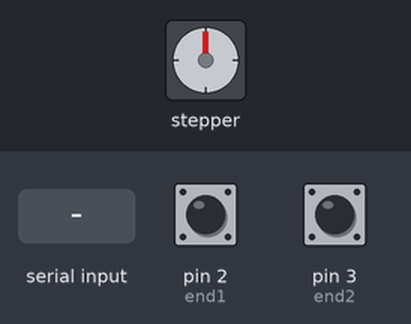
The sketch below on a simulated Arduino Uno, built with avr-gcc and run on an emulated ATmega328P. On the bench: stepper motor. Wiring (inferred from the names in the program): stepper motor driver (200 steps per turn assumed): step pin 5; direction pin 6. The test bench sets the inputs (shaded band); at power-on: pin 2 (end1) HIGH, pin 3 (end2) HIGH.

Above: at 1.2 s.
1.3 s: "S90r" received over Serial
At 2.1 s:
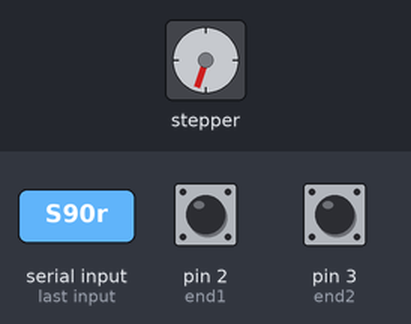
2.8 s: "S90r" received over Serial
At 4.3 s:
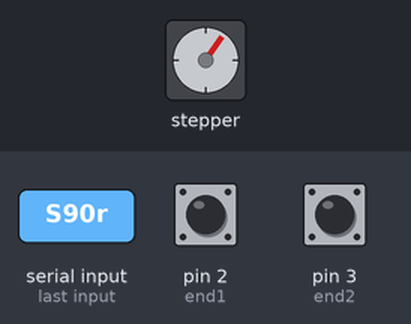
Timing chart, 0 to 5.8 s (numbered marks = the images above; inputs shaded):
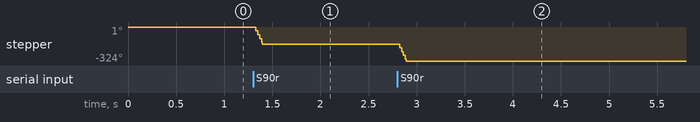

The sketch:

linear_stage.ino
```cpp
// Digital pins 5 and 6 are used for step and direction.
# define stp 5
# define dir 6
// Digital pins 2 and 3 are Arduino Uno attachInterrupt pins and are used for the two endstops.
#define end1 2
#define end2 3

float serial_read_delay = 10;
unsigned long serial_read_time = millis();
unsigned long serial_write_time = millis();
unsigned long loop_time = millis();

int event_code = 0;

unsigned long step_time = micros();
unsigned long speed1 = 1000;
unsigned long speed_delay_micros = speed1;
int direction = 1;
long abs_pos = 0;
long steps_to_do = 0;


void setup() {
  pinMode(stp, OUTPUT);
  pinMode(dir, OUTPUT);
  Serial.begin(38400);
  reset_pins();
  attachInterrupt(digitalPinToInterrupt(end1), detect_endstop1, FALLING);
  attachInterrupt(digitalPinToInterrupt(end2), detect_endstop2, FALLING);
}

void loop() {
  loop_time = millis();
  serial_read();
  n_steps();
}

// ---------------- Serial Functions ----------------

void serial_read(){
  String serial_string;
  if ((unsigned long)(loop_time - serial_read_time) >= serial_read_delay){
    serial_read_time = loop_time;
    if (Serial.available() > 0){
      serial_string = Serial.readStringUntil('r');
      categorize_cmd(serial_string);
    }
  }
}


void categorize_cmd(String serial_string){

  if (serial_string.startsWith("R")){
    reset_steps();
  }
  else if (serial_string.startsWith("E")){
    // Set event_code
    int serial_event = serial_string.substring(1,-1).toInt();
    event_code = serial_event;
  }
  else if (serial_string.startsWith("D")){
    // Direction can't be changed while motor is moving.
    if (steps_to_do == 0){
      int serial_direction = serial_string.substring(1,-1).toInt();
      set_direction(serial_direction);
    }
  }
  else if (serial_string.startsWith("V")){
    // Set speed
    int serial_speed = serial_string.substring(1,-1).toInt();
    set_speed(serial_speed);
  }
  else if (serial_string.startsWith("S")){
    // Variable steps_to_do can't be changed while motor is moving.
    if (steps_to_do == 0) {
      long serial_steps = atol(serial_string.substring(1,-1).c_str());
      set_steps_to_do(serial_steps);
    }
  }
  else if (serial_string.startsWith("A")){
    // Set absolute position
    long serial_abs_pos = atol(serial_string.substring(1,-1).c_str());
    set_abs_pos(serial_abs_pos);
  }
  else if (serial_string.startsWith("W")){
    serial_write();
  }
}

// ---------------- Set Parameters ----------------

void set_direction(int new_direction){
  if (new_direction == 1){
    direction = new_direction;
    digitalWrite(dir, LOW);
  }
  else if (new_direction == -1){
    direction = new_direction;
    digitalWrite(dir, HIGH);
  }
}

void set_speed(int new_speed){
  speed_delay_micros = new_speed;
}

void set_steps_to_do(long new_steps){
  steps_to_do = new_steps;
}

void set_abs_pos(long new_abs_pos){
  abs_pos = new_abs_pos;
}


// ---------------- Step Functions ----------------

void n_steps() {
  if (steps_to_do > 0){
    if ((unsigned long) (micros() - step_time) >= speed_delay_micros){
      step_time = micros();
      single_step();
      steps_to_do--;
      abs_pos += direction;
    }
  }
}

void single_step() {
  digitalWrite(stp, HIGH);
  delayMicroseconds(3);
  digitalWrite(stp, LOW);
}

// ---------------- Endstop Functions ----------------

void detect_endstop1() {
  reset_steps();
  event_code = 1;
}


void detect_endstop2() {
  reset_steps();
  event_code = 2;
}

// ---------------------- Reset -----------------------

void reset_pins()
{
  digitalWrite(stp, LOW);
  digitalWrite(dir, LOW);
}


void reset_steps(){
  set_steps_to_do(0);
}


// ---------------------- Write to serial -----------------------
void serial_write(){
//  if ((unsigned long)(loop_time - serial_write_time) >= serial_write_delay){
//    serial_write_time = loop_time;
  Serial.print("s");
  Serial.print(loop_time);
  Serial.print(";");
  Serial.print(abs_pos);
  Serial.print(";");
  Serial.print(steps_to_do);
  Serial.print(";");
  Serial.print(speed_delay_micros);
  Serial.print(";");
  Serial.print(direction);
  Serial.print(";");
  Serial.print(event_code);
  Serial.print("r");
}
```

Measured:
- after the input at 1.3 s, stepper: turns 162° counter-clockwise, starting at once
- after the input at 2.8 s, stepper: turns 162° counter-clockwise, starting at once
